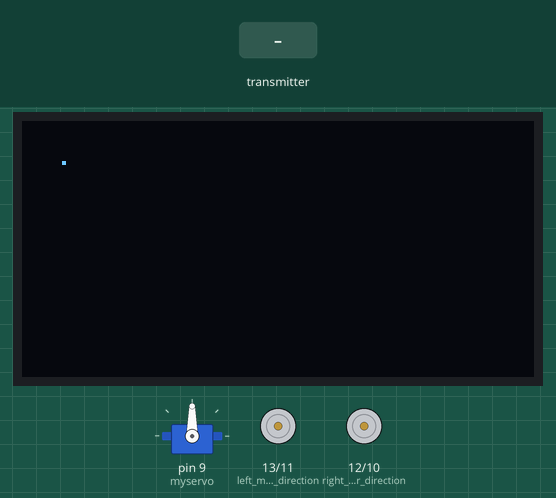
The sketch below on a simulated Arduino Uno, built with avr-gcc and run on an emulated ATmega328P. Parts: servo, 128×64 one-colour display, direction and speed pins drawn as motors (green arrow = direction pin HIGH = forward, orange = LOW = backward, longer = more drive). Inputs (shaded band) come from the test bench. The display library's start-up logo is not drawn; no radio packets arrive unless stated; what the sketch prints to the serial monitor is not drawn.

Above: at 6.2 s.
6.3 s: the transmitter starts sending joystick.0 = 0
At 6.48 s:
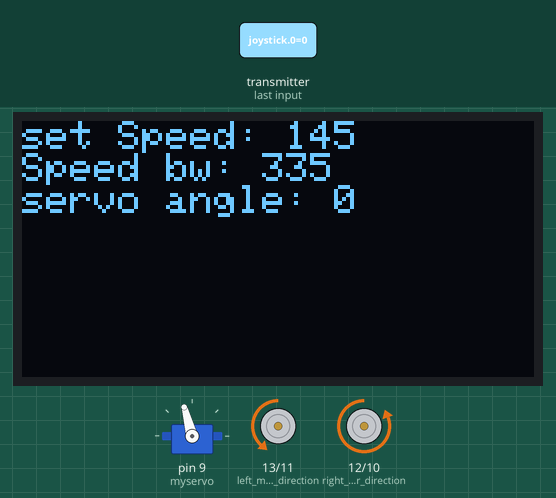
8.7 s: the transmitter starts sending joystick.2 = 256
At 9.8 s:
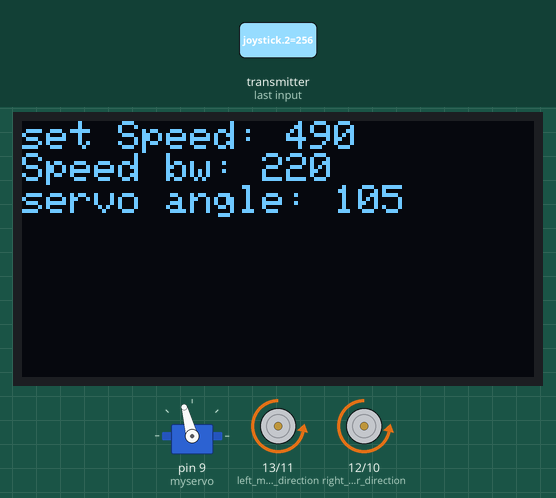
10.3 s: the transmitter starts sending joystick.1 = 512
At 10.74 s:
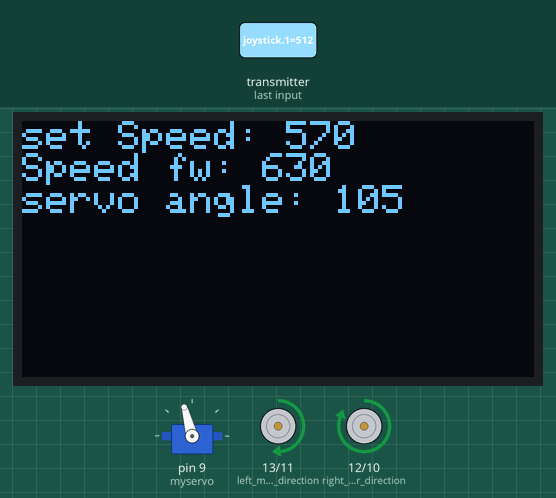
12.9 s: the transmitter starts sending joystick.4 = 256
At 14.0 s:
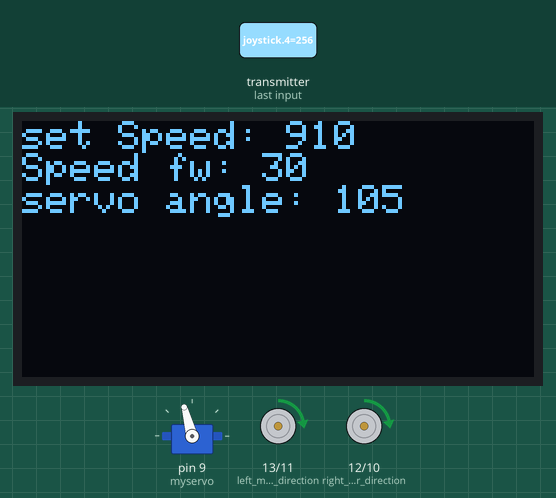
14.5 s: the transmitter starts sending joystick.0 = 256
At 16.08 s:
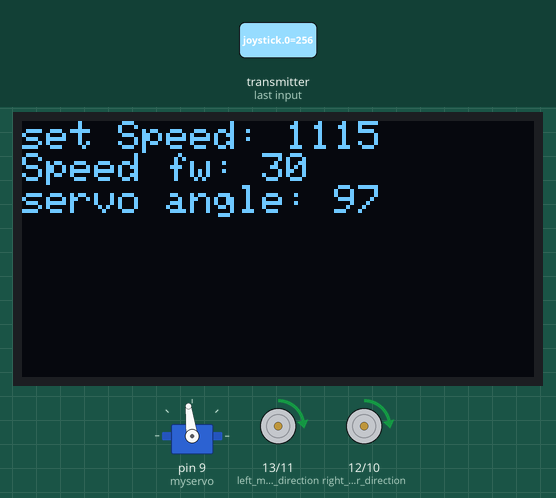
16.1 s: the transmitter starts sending joystick.1 = 0
At 17.2 s:
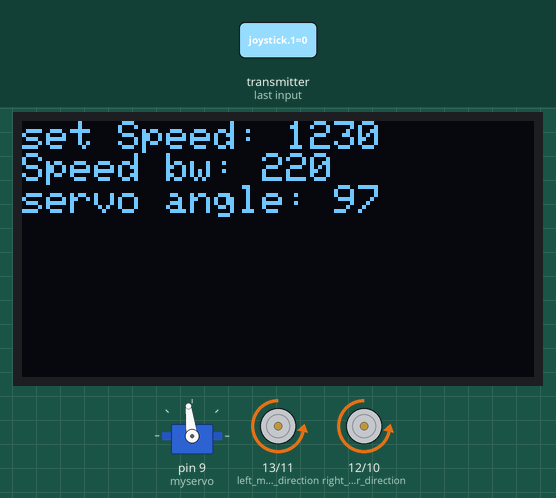
Timing chart, 0 to 18.7 s (numbered marks = the images above; inputs shaded):
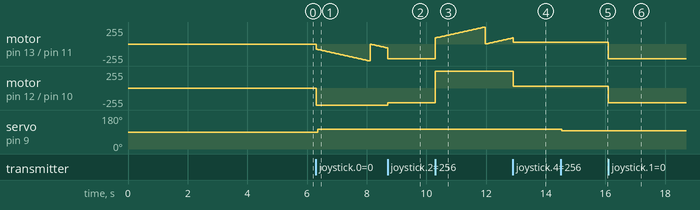

Measured:
- after the input at 6.3 s, motor on pin 12 (right_motor_direction) / pin 10 (right_motor_PWM): stopped → backward 255/255 at once; servo on pin 9 (myservo): 90° → 105° after 0.05 s; the display: changes at once (image 1)
- after the input at 8.7 s, motor on pin 12 (right_motor_direction) / pin 10 (right_motor_PWM): backward 255/255 → backward 220/255 at once
- after the input at 10.3 s, motor on pin 12 (right_motor_direction) / pin 10 (right_motor_PWM): backward 220/255 → forward 255/255 at once; the display: changes after 0.29 s (image 3)
- after the input at 12.9 s, motor on pin 12 (right_motor_direction) / pin 10 (right_motor_PWM): forward 255/255 → forward 30/255 at once
- after the input at 14.5 s, servo on pin 9 (myservo): 105° → 97° at once
- after the input at 16.1 s, motor on pin 13 (left_motor_direction) / pin 11 (left_motor_PWM), motor on pin 12 (right_motor_direction) / pin 10 (right_motor_PWM): forward 30/255 → backward 220/255 at once; the display: first changes at once (image 6 shows a later state)

The sketch:

Keyes_L298P_RF_Robo_RF_Servo.ino
```cpp
/* JoyStick module receiver code
 - CONNECTIONS: nRF24L01 Modules See:
   1 - GND
   2 - VCC 3.3V !!! NOT 5V
   3 - CE to Arduino pin 6
   4 - CSN to Arduino pin 8
   5 - SCK to Arduino pin 13
   6 - MOSI to Arduino pin 11
   7 - MISO to Arduino pin 12
   8 - UNUSED
 */
//-----( Import needed libraries )-----
#include <Wire.h>
#include <Adafruit_GFX.h>
#include <Adafruit_SSD1306.h>


#include <SPI.h>
#include <nRF24L01.h>
#include <RF24.h>
#include <Servo.h>
Servo myservo;
/*-----( Declare Constants and Pin Numbers )-----*/
#define CE_PIN 8
#define CSN_PIN 7

#define SCREEN_WIDTH 128 // OLED display width, in pixels
#define SCREEN_HEIGHT 64 // OLED display height, in pixels

// Declaration for an SSD1306 display connected to I2C (SDA, SCL pins)

#define OLED_RESET     -1 // Reset pin # (or -1 if sharing Arduino reset pin)
Adafruit_SSD1306 display(SCREEN_WIDTH, SCREEN_HEIGHT, &Wire, OLED_RESET);

#define LOGO_HEIGHT   16
#define LOGO_WIDTH    16
static const unsigned char PROGMEM logo_bmp[] =
{ B00000000, B11000000,
  B00000001, B11000000,
  B00000001, B11000000,
  B00000011, B11100000,
  B11110011, B11100000,
  B11111110, B11111000,
  B01111110, B11111111,
  B00110011, B10011111,
  B00011111, B11111100,
  B00001101, B01110000,
  B00011011, B10100000,
  B00111111, B11100000,
  B00111111, B11110000,
  B01111100, B11110000,
  B01110000, B01110000,
  B00000000, B00110000 };
//NOTE: the "LL" at the end of the constant is "LongLong" type
const uint64_t pipe = 0xE8E8F0F0E1LL; // Define the transmit pipe
/*
It's connected to the rest of the digital pins: D10, D11, D12 and D13.
The two PWM pins connect to the enable functions for the two motors,
and act as speed controls via the PWM duty cycle, D10 for Motor A,
and D11 for Motor B. The corresponding GPIO - D12 for Motor A and D13 for motor B -
are connected to each motors two input controls, once directly and once through
an inverter, and thus act as direction controls: the motor spins one direction
when it's high, the other when it's low, and stops - by coasting -
when the speed is zero.
*/
int right_motor_PWM=10;          // PWM Motor A
int left_motor_PWM=11;          // PWM Motor B
int right_motor_direction=12;          // Motor A
int left_motor_direction=13;          // Motor B
/*-----( Declare objects )-----*/
RF24 radio(CE_PIN, CSN_PIN); // Create a Radio
/*-----( Declare Variables )-----*/
int joystick[8];  // 6 element array holding Joystick readings
int speed = 0;
int speedb = 0;
int  xAxis, yAxis;
// the four button variables from joystick
int buttonUp;
int buttonRight;
int buttonDown;
int buttonLeft;
int servo_angle;
int set_speed = 140;

void setup()
{
  pinMode(right_motor_PWM, OUTPUT);
  pinMode(left_motor_PWM, OUTPUT);
  pinMode(right_motor_direction, OUTPUT);
  pinMode(left_motor_direction, OUTPUT);
  Serial.begin(9600);
  //Serial.println("Nrf24L01 Receiver Starting");
  myservo.attach(9);
  radio.begin();
  radio.setPALevel(RF24_PA_MIN);
  radio.openReadingPipe(1,pipe);
  radio.startListening();


 // SSD1306_SWITCHCAPVCC = generate display voltage from 3.3V internally
  if(!display.begin(SSD1306_SWITCHCAPVCC, 0x3C)) { // Address 0x3D for 128x64
    Serial.println(F("SSD1306 allocation failed"));
    for(;;); // Don't proceed, loop forever
  }

  // Show initial display buffer contents on the screen --
  // the library initializes this with an Adafruit splash screen.
  display.display();
  delay(2000); // Pause for 2 seconds

  // Clear the buffer
  display.clearDisplay();

  // Draw a single pixel in white
  display.drawPixel(10, 10, SSD1306_WHITE);

  // Show the display buffer on the screen. You MUST call display() after
  // drawing commands to make them visible on screen!
  display.display();
  delay(2000);
 // testdrawstyles();    // Draw 'stylized' characters
  // Invert and restore display, pausing in-between
  //display.invertDisplay(true);
  // delay(1000);
  display.invertDisplay(false);
  delay(1000);

}

void loop()
{
  if ( radio.available() )
  {
      radio.read( joystick, sizeof(joystick) );
      xAxis = joystick[0];
      yAxis = joystick[1];

      // the four button variables from joystick array
      int buttonUp    = joystick[2];
      int buttonRight = joystick[3];
      int buttonDown  = joystick[4];
      int buttonLeft  = joystick[5];

      int E_BTN = joystick[6];
      int F_BTN = joystick[7];

//Adjust fixed speed for buttons up/down
      if (E_BTN==0)
      {
      set_speed = set_speed+5;

      }
      else if (F_BTN==0)
      {
      set_speed = set_speed-5;

      }

// Y-axis used for forward and backward control
 if (yAxis < 500 || buttonUp==0) {
    // Motors backward
    // Convert the declining Y-axis readings for going backward from 470 to 0 into 0 to 255 value for the PWM signal for increasing the motor speed

    if (yAxis < 500)
    {speed  = map(yAxis, 500, 0, 30, 220);}
    else
    {speed=0;}

    if (buttonUp==0)
    {speedb=set_speed-30;}
    else
    {speedb=0;}
    /*
    Serial.print(" Speed reverse = ");
    Serial.println(speed+speedb);
    */
    digitalWrite(right_motor_direction,LOW);
    analogWrite(right_motor_PWM, speed+speedb);
    digitalWrite(left_motor_direction, LOW);
    analogWrite(left_motor_PWM, speed+speedb);

    display.clearDisplay();
    display.setTextSize(1);             // Normal 1:1 pixel scale
    display.setTextColor(SSD1306_WHITE);        // Draw white text
    display.setCursor(0,0);             // Start at top-left corner

  // display.println(F("Speed"));
  // display.setTextColor(SSD1306_BLACK, SSD1306_WHITE); // Draw 'inverse' text
  // display.println(3.141592);

  display.setTextSize(1);             // Draw 2X-scale text
  display.setTextColor(SSD1306_WHITE);
  display.print(F("set Speed: ")); display.println(set_speed);
  display.print(F("Speed bw: ")); display.println(speed+speedb);
  display.print(F("servo angle: ")); display.println(servo_angle);

  display.display();

  servo_angle = map(xAxis, 0, 1023, 105, 70);
  myservo.write(servo_angle);
  Serial.println(servo_angle);

  }
else if (yAxis > 510 || buttonDown==0) {
    // Motors forward
    // Convert the increasing Y-axis readings for going forward from 550 to 1023 into 0 to 255 value for the PWM signal for increasing the motor speed
    //  speed  = map(yAxis, 510, 1023, 30, 220);

    if (yAxis > 510)
    {speed  = map(yAxis, 510, 1023, 30, 220);}
    else
    {speed=0;}

    if (buttonDown==0)
    {speedb=set_speed+30;}
    else
    {speedb=0;}
    /*
    Serial.print(" Speed forward = ");
    Serial.println(speed+speedb);
    */
    digitalWrite(right_motor_direction,HIGH);
    analogWrite(right_motor_PWM, speed+speedb);
    digitalWrite(left_motor_direction, HIGH);
    analogWrite(left_motor_PWM, speed+speedb);

  display.clearDisplay();

  display.setTextSize(1);             // Normal 1:1 pixel scale
  display.setTextColor(SSD1306_WHITE);        // Draw white text
  display.setCursor(0,0);             // Start at top-left corner

  //  display.println(F("Speed"));
  // display.setTextColor(SSD1306_BLACK, SSD1306_WHITE); // Draw 'inverse' text
  // display.println(3.141592);

  display.setTextSize(1);             // Draw 2X-scale text
  display.setTextColor(SSD1306_WHITE);
  display.print(F("set Speed: ")); display.println(set_speed);
  display.print(F("Speed fw: ")); display.println(speed+speedb);
  display.print(F("servo angle: ")); display.println(servo_angle);
  display.display();


  servo_angle = map(xAxis, 0, 1023, 105, 70);
  myservo.write(servo_angle);
  Serial.println(servo_angle);

  }
  // If joystick stays in middle the motors are not moving
  else {

    speed  = 0;
    /*
    Serial.print(" Speed zero = ");
    Serial.println(speed+speedb);
    */
    digitalWrite(right_motor_direction,LOW);
    analogWrite(right_motor_PWM, speed);
    digitalWrite(left_motor_direction, LOW);
    analogWrite(left_motor_PWM, speed);


  display.clearDisplay();

  display.setTextSize(1);             // Normal 1:1 pixel scale
  display.setTextColor(SSD1306_WHITE);        // Draw white text
  display.setCursor(0,0);             // Start at top-left corner

  //  display.println(F("Speed"));
  // display.setTextColor(SSD1306_BLACK, SSD1306_WHITE); // Draw 'inverse' text
  // display.println(3.141592);

  display.setTextSize(1);             // Draw 2X-scale text
  display.setTextColor(SSD1306_WHITE);
  display.print(F("set Speed: ")); display.println(set_speed);
  display.print(F("Speed stop: ")); display.println(speed);
  display.print(F("servo angle: ")); display.println(servo_angle);
  display.display();

  servo_angle = map(xAxis, 0, 1023, 105, 70);
  myservo.write(servo_angle);
  Serial.println(servo_angle);

  }

   /*
   // X-axis used for left and right control
   // Convert the declining X-axis readings from 0 to 1023 into increasing 0 to 255 value
   // servo_angle = xAxis;
   servo_angle = map(xAxis, 0, 1023, 105, 70);
   myservo.write(servo_angle);
   Serial.println(servo_angle);
   */
  }

      /*
      Serial.print(" Servo = ");
      Serial.println(servo_angle);
      Serial.print(" X = ");
      Serial.print(xAxis);
      Serial.print(" Y = ");
      Serial.print(yAxis);
      Serial.print(" Speed = ");
      Serial.print(speed);
      Serial.print(" Up = ");
      Serial.print(joystick[2]);
      Serial.print(" Right = ");
      Serial.print(joystick[3]);
      Serial.print(" Down = ");
      Serial.print(joystick[4]);
      Serial.print(" Left = ");
      Serial.println(joystick[5]);
      */
}
```
